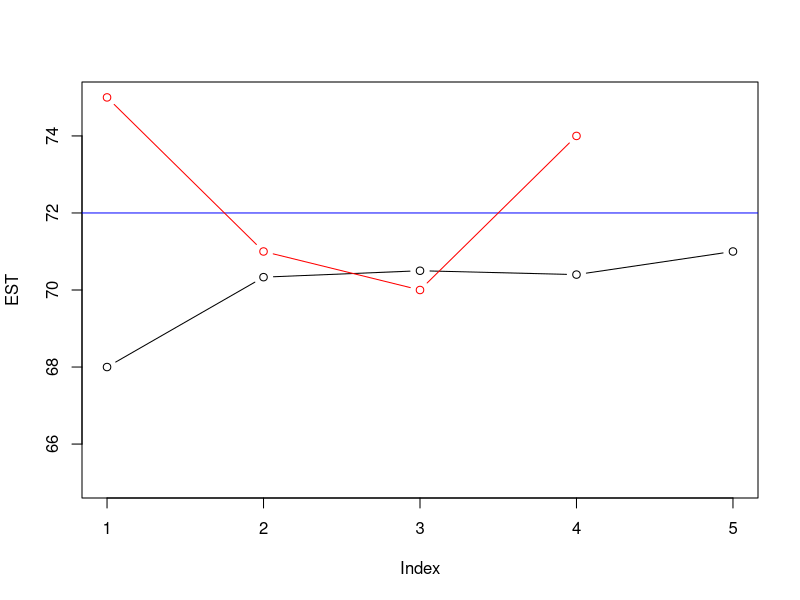

R code for this plot:
#Kalman filter https://www.youtube.com/watch?v=PZrFFg5_Sd0
EST=vector()
E_EST=vector()
MEA=vector()
#true_temp=72
ini_est=68
init_E_est=2
#MEA : measurement
init_MEA=75
E_MEA=4

i=1
EST[i]=ini_est
E_EST[i]=init_E_est
MEA[i]=init_MEA
#Round 1
#STEP 1
#Kalman GAIN KG=\frac{E_EST}{E_EST+E_MEA}
KG=E_EST[i]/(E_EST[i]+E_MEA);KG
  
#STEP2

#Estimate 
EST[i+1]=EST[i] +KG*(MEA[i]- EST[i]);EST

E_EST[i+1]=(1-KG)*(E_EST[i]);E_EST

#round 2
i=i+1
#New measurement . Normally error in measurement doesn't change
MEA[i]=71
E_MEA=4
#STEP 1
#Kalman GAIN KG=\frac{E_EST}{E_EST+E_MEA}
KG=E_EST[i]/(E_EST[i]+E_MEA);KG

#STEP2

#Estimate 
EST[i+1]=EST[i] +KG*(MEA[i]- EST[i]);EST

E_EST[i+1]=(1-KG)*(E_EST[i]);E_EST


#round3
i=i+1
#New measurement . Normally error in measurement doesn't change
MEA[i]=70
E_MEA=4
#STEP 1
#Kalman GAIN KG=\frac{E_EST}{E_EST+E_MEA}
KG=E_EST[i]/(E_EST[i]+E_MEA);KG

#STEP2

#Estimate 
EST[i+1]=EST[i] +KG*(MEA[i]- EST[i]);EST

E_EST[i+1]=(1-KG)*(E_EST[i]);E_EST



#round4
i=i+1
#New measurement . Normally error in measurement doesn't change
MEA[i]=74
E_MEA=4
#STEP 1
#Kalman GAIN KG=\frac{E_EST}{E_EST+E_MEA}
KG=E_EST[i]/(E_EST[i]+E_MEA);KG

#STEP2

#Estimate 
EST[i+1]=EST[i] +KG*(MEA[i]- EST[i]);EST

E_EST[i+1]=(1-KG)*(E_EST[i]);E_EST

plot(EST, type = "b",ylim = c(65,75))
abline(h=72,col="blue")
lines(MEA,type = "b",col="red")
